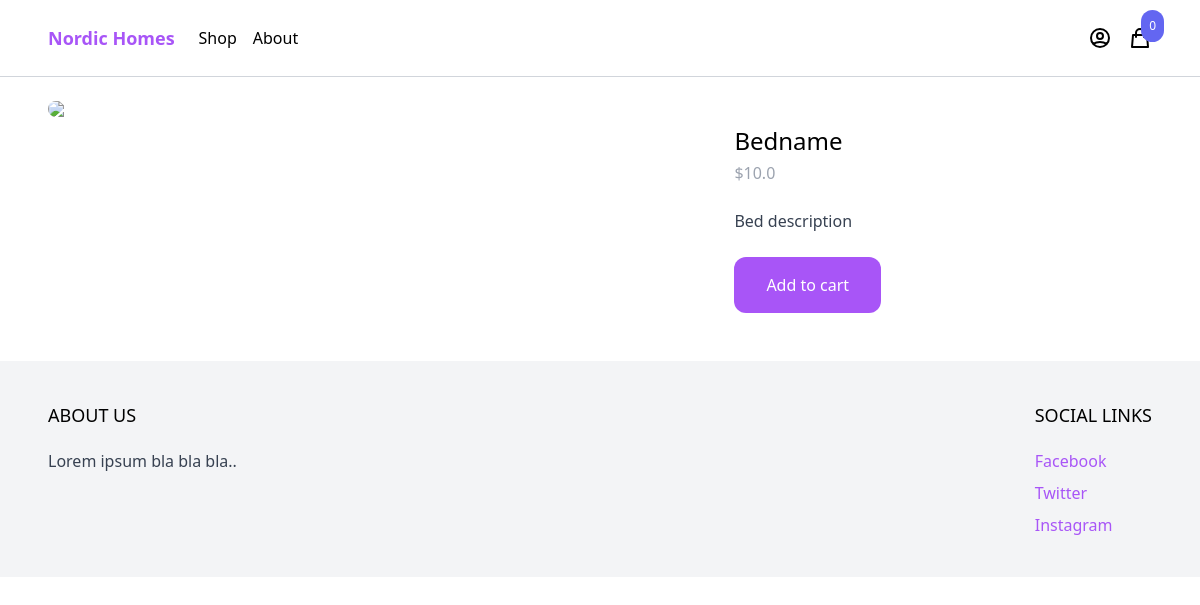
The app's page /product/bed-name/ with its own data.
### product/models.py (models this page shows, shortened)
class Product(models.Model):
    category = models.ForeignKey(
        Category, related_name='products', on_delete=models.CASCADE)
    name = models.CharField(max_length=255)
    description = models.TextField(blank=True, null=True)
    price = models.IntegerField()
    slug = models.SlugField()
    created_at = models.DateTimeField(auto_now_add=True)
    class Meta:
        ordering = ['-created_at']
    @property
    def get_display_price(self):
        return self.price / 100

### product/views.py (the view)
# urls.py: path('product/<slug:slug>/', views.ProductView.as_view(), name='product')
class ProductView(generic.DetailView):
    queryset = Product.objects.all()
    slug_field = 'slug'
    slug_url_kwargs = 'slug'
    context_object_name = 'product'
    template_name = 'product/product.html'

### cart/cart.py (called while the page is built)
    def __len__(self):
        return sum(item['quantity'] for item in self.cart.values())

### cart/context_processors.py (called while the page is built)
def cart(request):
    return {'cart': Cart(request)}

### product/templates/product/product.html
{% extends 'core/base.html' %}
{% block content %}
<div class="max-w-6xl mx-auto flex flex-wrap py-6 px-6 xl:px-0">
  <div class="images w-full mb-6 lg:mb-0 lg:w-3/5">
    <img
      class="rounded-xl"
      src="1.jpg"
    >
  </div>
  <div class="information w-full lg:w-2/5 lg:p-6">
    <h1 class="text-2xl">{{ product.name }}</h1>
    <p class="mt-1 text-gray-400">${{ product.get_display_price }}</p>
    {% if product.description %}
    <p class="mt-6 text-gray-700">
      {{ product.description }}
    </p>
    {% endif %}
    <a
      href="#"
      class="mt-6 inline-block px-8 py-4 rounded-xl bg-purple-500 text-white hover:bg-purple-700"
      hx-get="{% url 'add_to_cart' product.id %}"
      hx-target="#menu-cart-button"
      hx-swap="outerHTML"
    >
      Add to cart
    </a>
  </div>
</div>
{% endblock %}

### records on screen
Product: name "Bedname", get_display_price "10.0", description "Bed description"

### other values on screen
{{ cart|length }} "0"
